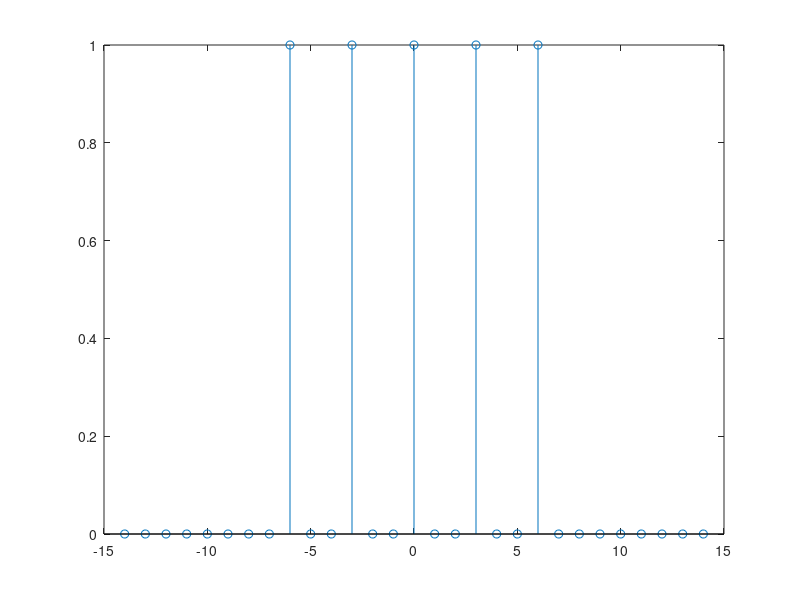

The MATLAB source for this figure:


% Coded by Ranga Rodrigo based on Signals and Systems by Alan V Oppenheim.
% December 3, 2016.

clear;
close all;



N1 = 2; 
omega = -3*pi:pi/100:3*pi;
k = 3;
X = sin(k*omega*(N1+1/2))./sin(k*omega/2);




plot(omega,X)


fn = 'dtft_time_freq_inverse_freq_3.dat';
fileID = fopen(fn,'w');
fprintf(fileID,'%s\t%s\n','omega','X');
dlmwrite(fn, [omega', X'],'delimiter', '\t', 'precision', 6 , '-append');
fclose(fileID);
plot(omega, X)

n = -14:14;
x = zeros(size(n));
%x(floor(size(n, 2)/2)-N1 + 1 :floor(size(n, 2)/2)+N1 +1) = 1;
x([9, 12, 15, 18, 21]) = 1;
stem(n, x)

fn = 'dtft_time_freq_inverse_time_3.dat';
fileID = fopen(fn,'w');
fprintf(fileID,'%s\t%s\n','n','x');
dlmwrite(fn, [n', x'],'delimiter', '\t', 'precision', 6 , '-append');
fclose(fileID);




